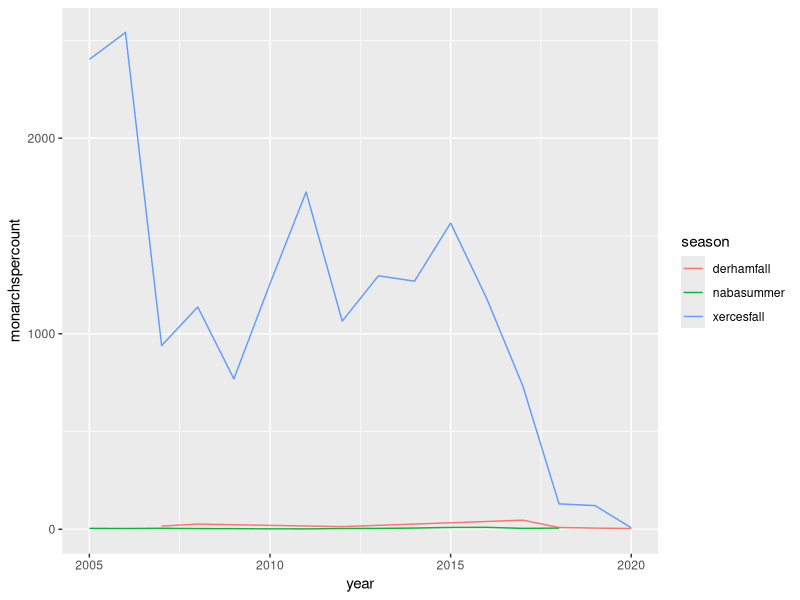
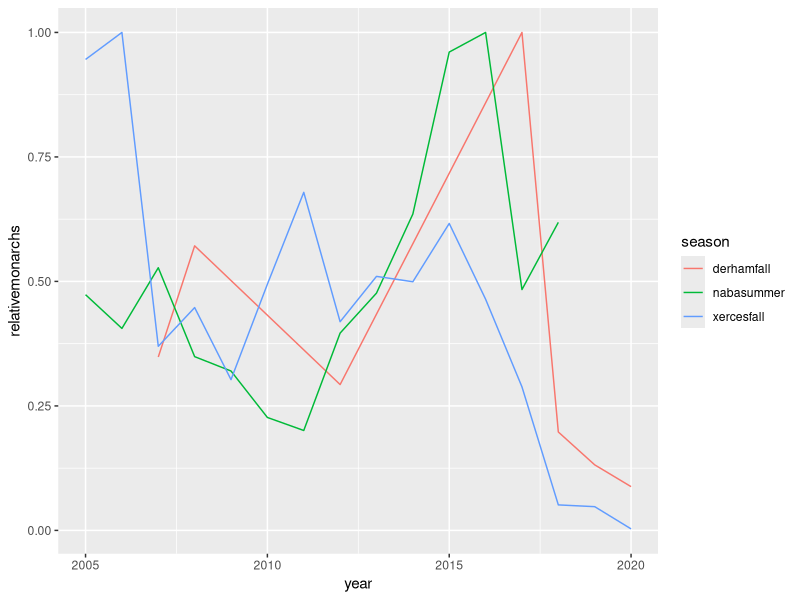
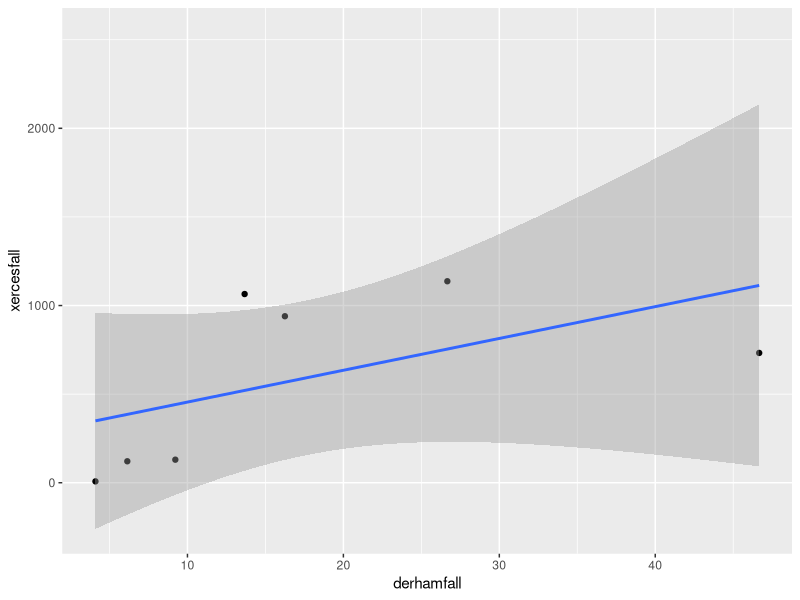
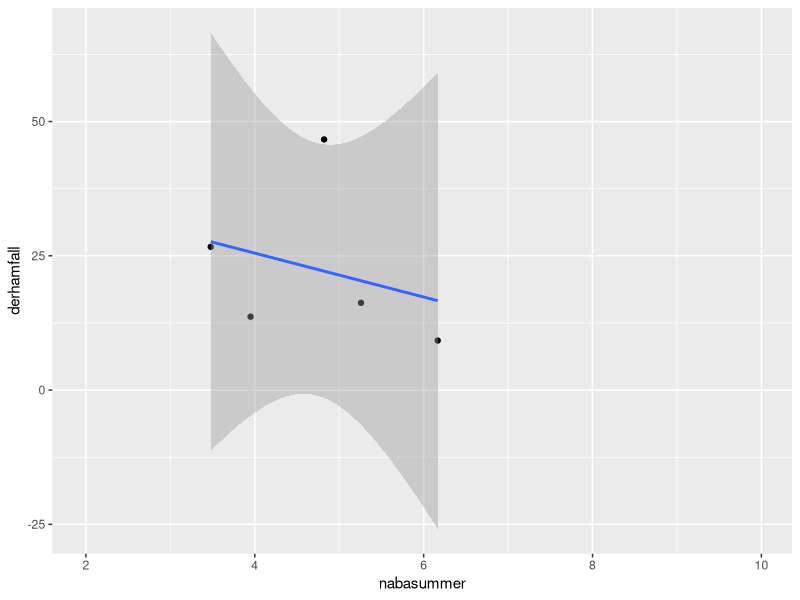
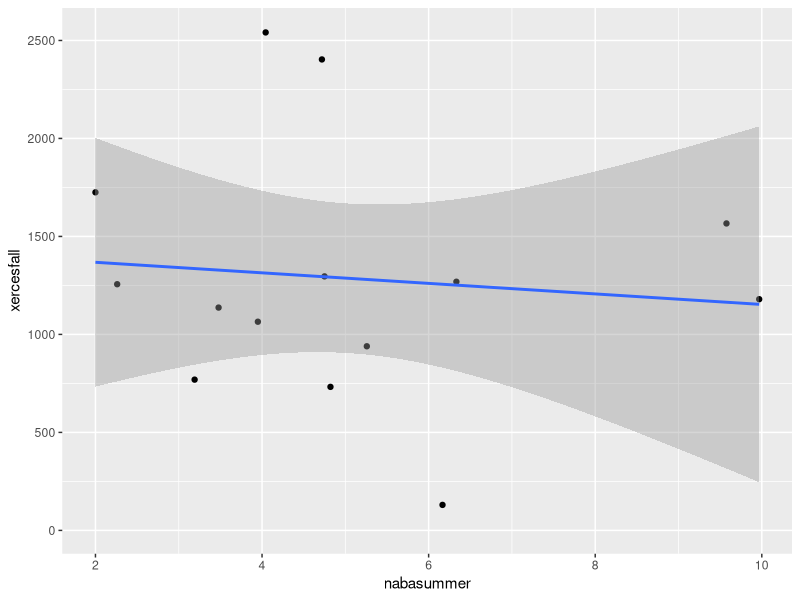
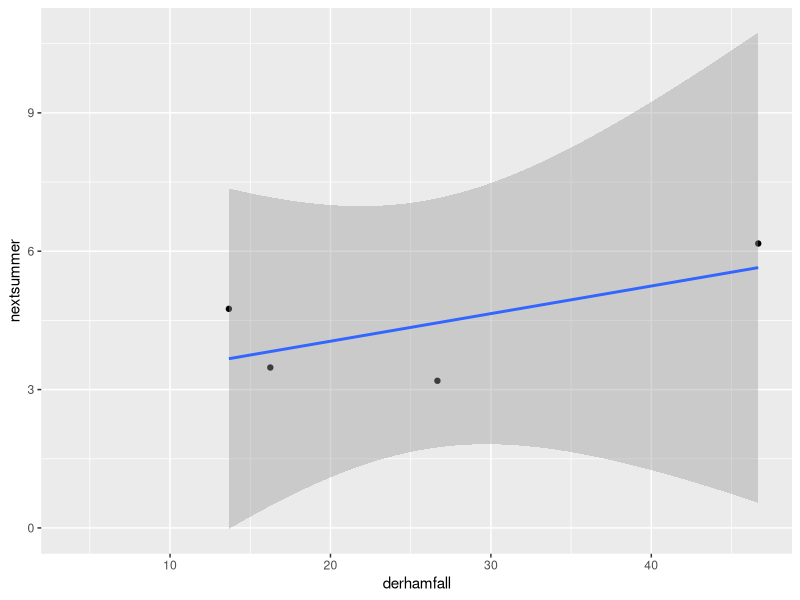
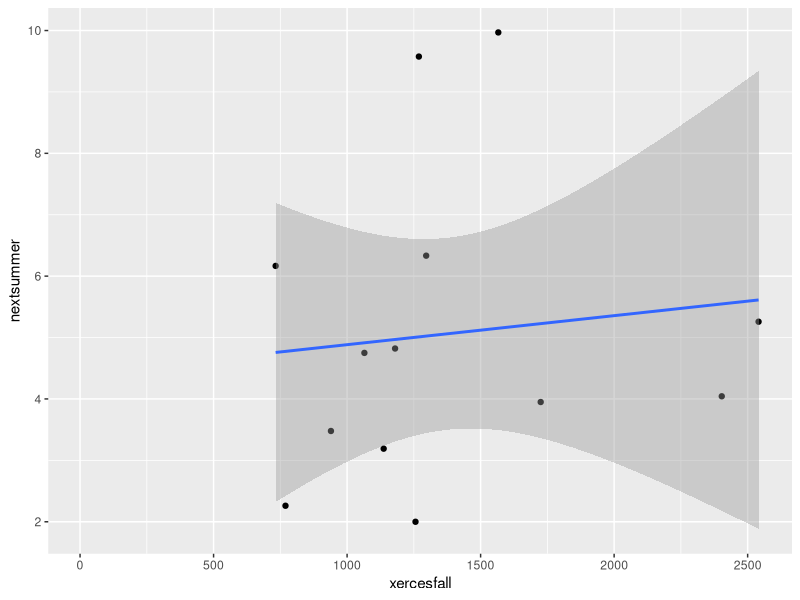
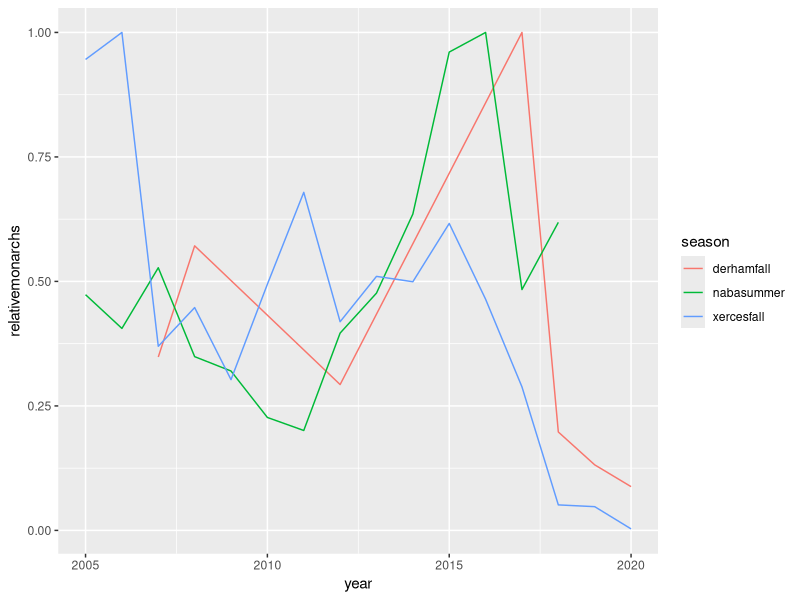

The R script that drew these images, in order:
# plot monarch time series data
# katy prudic
# klprudic@email.arizona.edu
# 2021-12-06

# Load libraries for this script
library(ggplot2)
library(dplyr)
library(tidyr)

# Load datasets for this script
derhamplot <- read.csv(file = "data/derham-monarch-timeseries.csv")
nabaplot <- read.csv(file = "data/naba-monarch-timeseries.csv")
xercesplot <- read.csv(file = "data/xerces-monarch-timeseries.csv")

# Group derham data by year
derhamplot <- derhamplot %>%
  group_by(year) %>%
  summarize(totalmonarchs = sum(totalmonarchs), 
            countsdone = sum(countsdone)) %>%
  ungroup()

# Add seaon column to derham and naba data sets
derhamplot <- derhamplot %>%
  mutate(season = "derhamfall")

nabaplot <- nabaplot %>%
  mutate(season = "nabasummer") %>%
  rename(year = Year)

xercesplot <- xercesplot %>%
  mutate(season = "xercesfall")

# Join all 3 data sets together
threeplot <- xercesplot %>%
  select(-datasource) %>%
  bind_rows(derhamplot) %>%
  bind_rows(nabaplot)

# Filter data to years 1998 - 2020
threeplot <- threeplot %>%
  filter(year %in% 2005:2020)

# Standardize effort in monarch observations
threeplot <- threeplot %>%
  mutate(monarchspercount = totalmonarchs/countsdone)

# Plot timeseries data for all seasons
ggplot(data = threeplot, 
       mapping = aes(x = year, y = monarchspercount, color = season)) +
  geom_line()

# Need to plot relative abundance changes
threeplot <- threeplot %>%
  group_by(season) %>%
  mutate(relativemonarchs = monarchspercount/max(monarchspercount))

# Plot timeseries relative observation data for all seasons
ggplot(data = threeplot, 
       mapping = aes(x = year, y = relativemonarchs, color = season)) +
  geom_line()
ggsave(filename = "output/monarchsallyearsallsources.png")

# Make data for comparing between seasons
threewide <- threeplot %>%
  select(-c(totalmonarchs, countsdone, relativemonarchs)) %>%
  pivot_wider(id_cols = year, names_from = season, values_from = monarchspercount)
  
# Plot derhamfall xercesfall comparison
ggplot(data = threewide,
       mapping = aes(x = derhamfall, y = xercesfall)) +
  geom_point() +
  geom_smooth(method = "lm")


ggplot(data = threewide,
       mapping = aes(x = nabasummer, y = derhamfall)) +
  geom_point()+
  geom_smooth(method = "lm")


# Plot nabasummer xercesfall comparison
ggplot(data = threewide,
       mapping = aes(x = nabasummer, y = xercesfall)) +
  geom_point() +
  geom_smooth(method = "lm")

# Run lm predicting xercesfall from nabasummer data
summer_lm <- lm(xercesfall ~ nabasummer, data = threewide)
summary(summer_lm)  

# Make data set with summer + 1 to compare with fall datasets
threewide <- threewide %>% 
  mutate(nextsummer = lead(nabasummer))

# Plot comparison derhamfall nextsummer
ggplot(data = threewide,
       mapping = aes(x = derhamfall, y = nextsummer)) +
  geom_point() +
  geom_smooth(method = "lm")


# Plot comparison xercesfall nextsummer
ggplot(data = threewide, 
       mapping = aes(x = xercesfall, y = nextsummer)) +
  geom_point() +
  geom_smooth(method = "lm")


